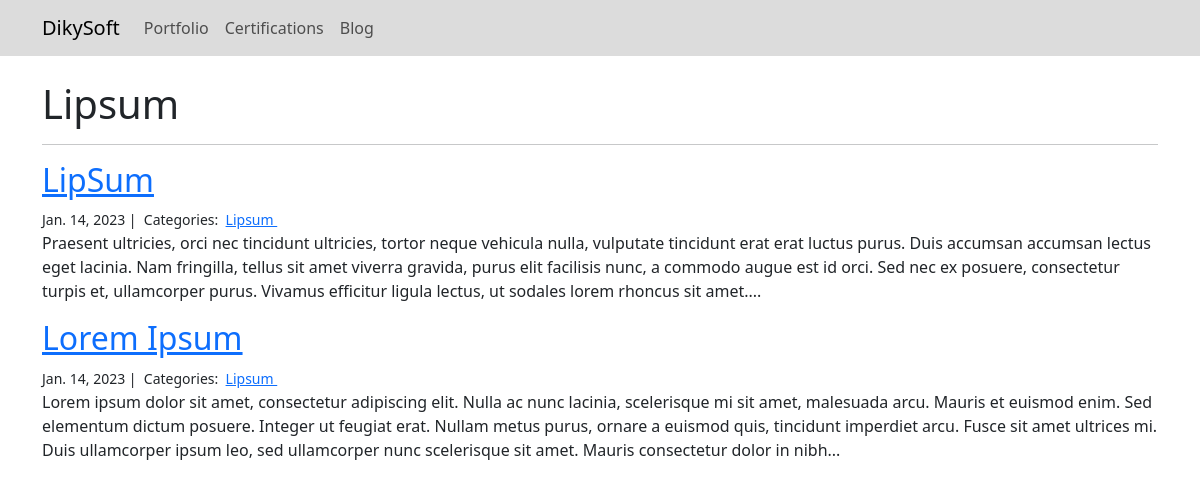
The page /blog/Lipsum/ on the database its author committed.
### blog/models.py (models this page shows, shortened)
class Post(models.Model):
    title = models.CharField(max_length=255)
    body = models.TextField()
    created_on = models.DateTimeField(auto_now_add=True)
    last_modified = models.DateTimeField(auto_now=True)
    categories = models.ManyToManyField('Category', related_name='posts')

class Category(models.Model):
    name = models.CharField(max_length=20)

### blog/views.py (the view)
# urls.py: path('<category>/', views.blog_category, name='blog_category'),
def blog_category(request, category):
    posts = Post.objects.filter(
        categories__name__contains=category
    ).order_by(
        '-created_on'
    )
    context = {
        'category': category,
        'posts': posts,
    }
    return render(request, 'blog_category.html', context)

### blog/templates/blog_category.html
{% extends 'base.html' %}
{% block content %}
    <h1>{{ category | title }}</h1>
    <hr>
    {% for post in posts %}
        <h2><a href="{% url 'blog_detail' post.pk %}">{{ post.title }}</a></h2>
        <small>
            {{ post.created_on.date }} |&nbsp;
            Categories:&nbsp;
            {% for category in post.categories.all %}
            <a href="{% url 'blog_category' category.name %}">
                {{ category.name }}
            </a>&nbsp;
            {% endfor %}
        </small>
        <p>{{ post.body | slice:":400" }}...</p>
    {% endfor %}
{% endblock %}

### rows shown on the page
Post: title "LipSum", created_on "Jan. 14, 2023", body "Praesent ultricies, orci nec tincidunt ultricies, tortor neque vehicula nulla, vulputate tincidunt erat erat luctus purus. Duis accumsan accumsan lectus eget lacinia. Nam fringilla, tellus sit amet viverra gravida, purus elit facilisis nunc, a commodo augue est id orci. Sed nec ex posuere, consectetur turpis et, ullamcorper purus. Vivamus efficitur ligula lectus, ut sodales lorem rhoncus sit amet."
Category: name "Lipsum"
Post: title "Lorem Ipsum", created_on "Jan. 14, 2023", body "Lorem ipsum dolor sit amet, consectetur adipiscing elit. Nulla ac nunc lacinia, scelerisque mi sit amet, malesuada arcu. Mauris et euismod enim. Sed elementum dictum posuere. Integer ut feugiat erat. Nullam metus purus, ornare a euismod quis, tincidunt imperdiet arcu. Fusce sit amet ultrices mi. Duis ullamcorper ipsum leo, sed ullamcorper nunc scelerisque sit amet. Mauris consectetur dolor in nibh"

### other values the page prints
{{ category | title }} "Lipsum"
